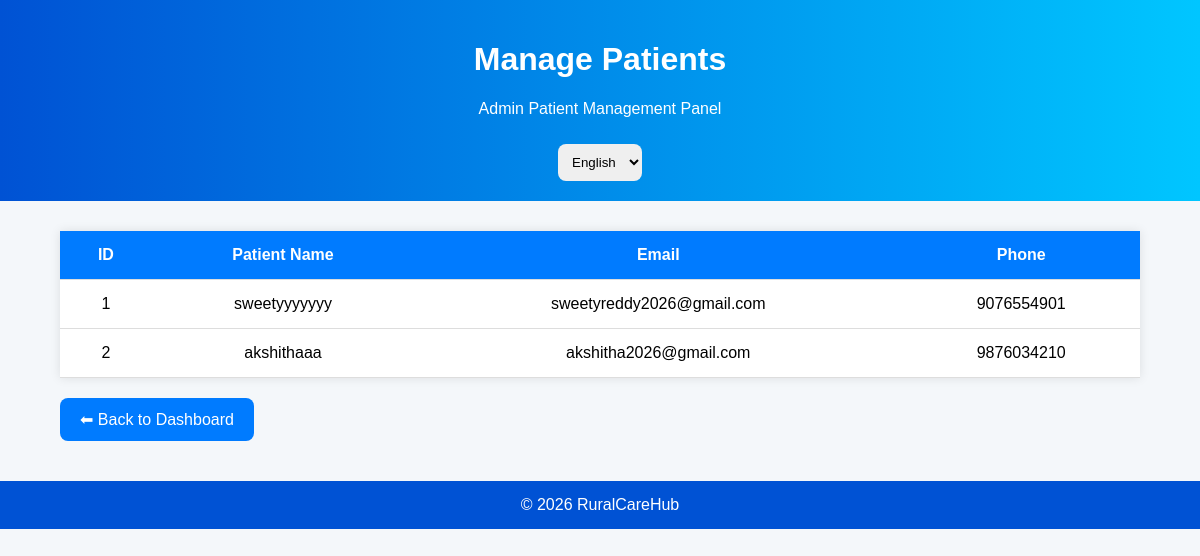
Before: /manage-patients with the older database file.
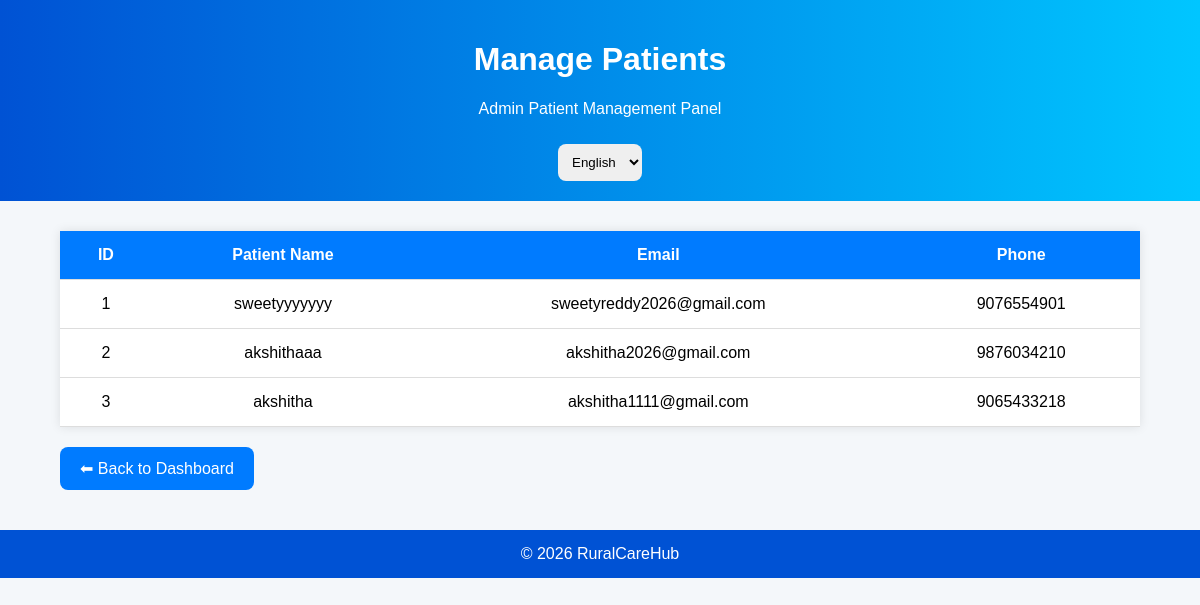
After: the same page with the newer database file.
### app.py (models this page shows)
class User(db.Model):
    id = db.Column(db.Integer, primary_key=True)
    name = db.Column(db.String(100))
    email = db.Column(db.String(100), unique=True)
    phone = db.Column(db.String(20))
    address = db.Column(db.String(200))
    password = db.Column(db.String(100))
    role = db.Column(db.String(50))

### app.py (the view)
@app.route('/manage-patients')
def manage_patients():
    users = User.query.all()
    return render_template(
        'manage_patients.html',
        users=users
    )

### templates/manage_patients.html (shortened to what this page needs)
<!DOCTYPE html>
<html>
<head>
</head>
<body>
<div class="header">
<h1 id="title">Manage Patients</h1>
<p id="subtitle">
</p>
<select id="languageSelect"
onchange="changeLanguage()">
<option value="en">English</option>
</select>
</div>
<div class="container">
<table>
<tr>
<th>ID</th>
<th id="nameText">Patient Name</th>
<th>Email</th>
<th>Phone</th>
</tr>
{% for user in users %}
<tr>
<td>{{ user.id }}</td>
<td>{{ user.name }}</td>
<td>{{ user.email }}</td>
<td>{{ user.phone }}</td>
</tr>
{% endfor %}
</table>
<a href="/admin"
class="back-btn"
id="backBtn">
</a>
</div>
<footer>
© 2026 RuralCareHub
</footer>
</body>
</html>

Changed rows visible on the page:
added User: id "3", name "akshitha", email "akshitha1111@gmail.com", phone "9065433218"
